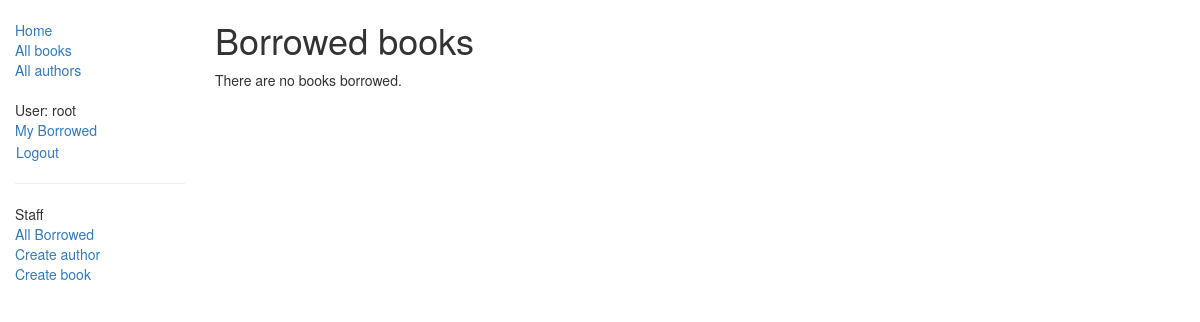
Before: /catalog/mybooks/ (signed in) with the older database file.
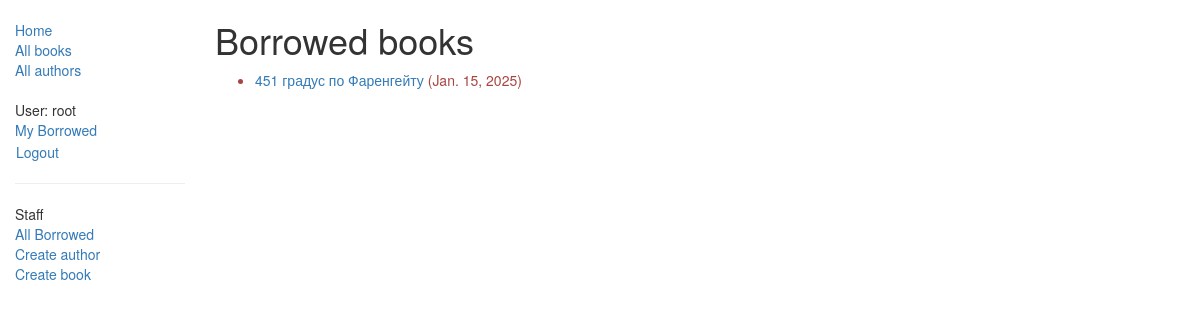
After: the same page with the newer database file.
### catalog/models.py (models this page shows, shortened)
class BookInstance(models.Model):
    id = models.UUIDField(primary_key=True, default=uuid.uuid4, help_text="Unique ID for this particular book across whole library")
    book = models.ForeignKey('Book', on_delete=models.SET_NULL, null=True)
    imprint = models.CharField(max_length=200)
    due_back = models.DateField(null=True, blank=True)
    borrower = models.ForeignKey(User, on_delete=models.SET_NULL, null=True, blank=True)
    LOAN_STATUS = (
        ('m', 'Maintenance'),
        ('o', 'On loan'),
        ('a', 'Available'),
        ('r', 'Reserved'),
    )
    status = models.CharField(max_length=1, choices=LOAN_STATUS, blank=True, default='m', help_text='Book availability')
    @property
    def is_overdue(self):
        if self.due_back and date.today() > self.due_back:
            return True
        return False
    class Meta:
        ordering = ["due_back"]
        permissions = (("can_mark_returned", "Set book as returned"),)

class Book(models.Model):
    title = models.CharField(max_length=200)
    author = models.ForeignKey('Author', on_delete=models.SET_NULL, null=True)
    summary = models.TextField(max_length=1000, help_text="Enter a brief description of the book")
    isbn = models.CharField('ISBN',max_length=13, help_text='13 Character <a href="https://www.isbn-international.org/content/what-isbn">ISBN number</a>')
    genre = models.ManyToManyField(Genre, help_text="Select a genre for this book.")
    def display_genre(self):
        """
        Creates a string for the Genre. This is required to display genre in Admin.
        """
        return ', '.join([ genre.name for genre in self.genre.all()[:3] ])
    display_genre.short_description = 'Genre'

### catalog/views.py (the view)
# urls.py: path('mybooks/', views.LoanedBooksByUserListView.as_view(), name='my-borrowed'),
class LoanedBooksByUserListView(LoginRequiredMixin,generic.ListView):
    model = BookInstance
    template_name ='catalog/bookinstance_list_borrowed_user.html'
    paginate_by = 10
    def get_queryset(self):
        return BookInstance.objects.filter(borrower=self.request.user).filter(status__exact='o').order_by('due_back')

### catalog/templates/catalog/bookinstance_list_borrowed_user.html
{% extends "base_generic.html" %}
{% block content %}
    <h1>Borrowed books</h1>
    {% if bookinstance_list %}
    <ul>
      {% for bookinst in bookinstance_list %}
      <li class="{% if bookinst.is_overdue %}text-danger{% endif %}">
        <a href="{% url 'book-detail' bookinst.book.pk %}">{{ bookinst.book.title }}</a> ({{ bookinst.due_back }})
      </li>
      {% endfor %}
    </ul>
    {% else %}
      <p>There are no books borrowed.</p>
    {% endif %}
{% endblock %}

Changed rows visible on the page:
added BookInstance: book "451 градус по Фаренгейту", due_back "Jan. 15, 2025"
Other visible differences:
text no longer shown: "There are no books borrowed."
